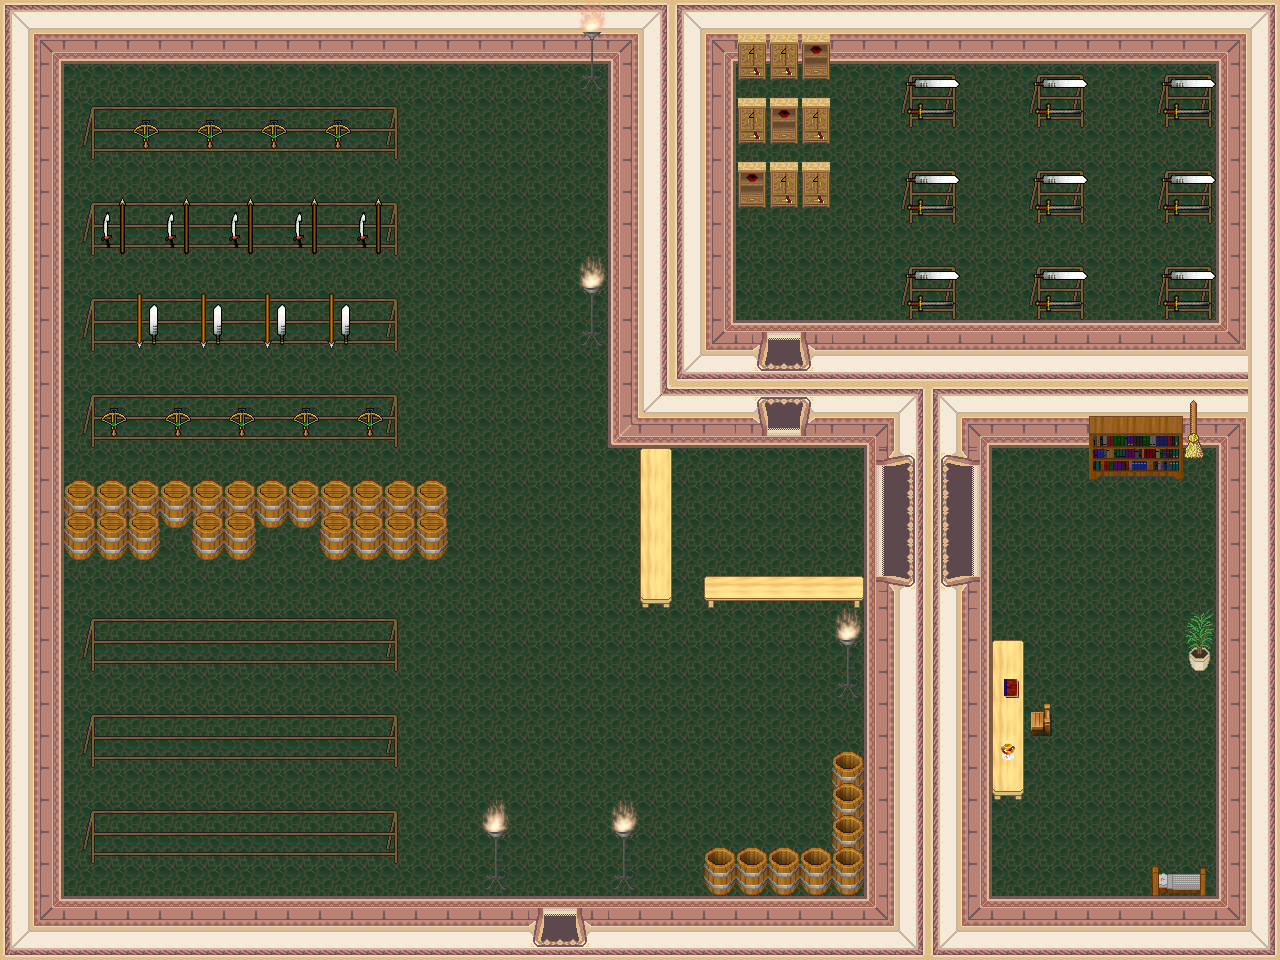

Tiled map render using the project's own tile images. Description and the map definition, with tile-layer contents summarised, below:
An orthogonal 40x30 tile map with 32x32 px tiles, 5 tile layers (0_floor, 1_terrain, 2_object, 3_roof, ...), 2 hidden layers not drawn, 26 tilesets.

<map version="1.8" tiledversion="1.8.4" orientation="orthogonal" renderorder="right-down" width="40" height="30" tilewidth="32" tileheight="32" infinite="0" nextlayerid="8" nextobjectid="1">
 <tileset firstgid="1" name="wall" tilewidth="32" tileheight="32" tilecount="16" columns="2">
  <image source="../../tileset/building/wall/int_wall_pale.png" width="64" height="256" />
 </tileset>
 <tileset firstgid="17" name="wall2" tilewidth="32" tileheight="32" tilecount="20" columns="2">
  <image source="../../tileset/building/wall/int_wall_purple.png" width="64" height="320" />
 </tileset>
 <tileset firstgid="37" name="entrance" tilewidth="32" tileheight="32" tilecount="36" columns="9">
  <image source="../../tileset/building/entrance/pale_red_ns.png" width="288" height="128" />
 </tileset>
 <tileset firstgid="73" name="entrance details" tilewidth="32" tileheight="32" tilecount="6" columns="3">
  <image source="../../tileset/building/entrance/detail_ns.png" width="96" height="64" />
 </tileset>
 <tileset firstgid="79" name="entrance 2" tilewidth="32" tileheight="32" tilecount="48" columns="8">
  <image source="../../tileset/building/entrance/pale_red_ew.png" width="256" height="192" />
 </tileset>
 <tileset firstgid="127" name="entrance 2 details" tilewidth="32" tileheight="32" tilecount="6" columns="2">
  <image source="../../tileset/building/entrance/detail_ew.png" width="64" height="96" />
 </tileset>
 <tileset firstgid="133" name="weapons rack" tilewidth="32" tileheight="32" tilecount="18" columns="9">
  <image source="../../tileset/item/armor/weapons_rack.png" width="288" height="64" />
 </tileset>
 <tileset firstgid="151" name="barrel" tilewidth="32" tileheight="32" tilecount="2" columns="1">
  <image source="../../tileset/item/pot/small_barrel.png" width="32" height="64" />
 </tileset>
 <tileset firstgid="153" name="table" tilewidth="32" tileheight="32" tilecount="3" columns="1">
  <image source="../../tileset/furniture/table/long_front_on_pale.png" width="32" height="96" />
 </tileset>
 <tileset firstgid="156" name="table 2" tilewidth="32" tileheight="32" tilecount="3" columns="3">
  <image source="../../tileset/furniture/table/long_side_on_pale.png" width="96" height="32" />
 </tileset>
 <tileset firstgid="159" name="barrel 2" tilewidth="32" tileheight="32" tilecount="2" columns="1">
  <image source="../../tileset/item/pot/barrel_tall.png" width="32" height="64" />
 </tileset>
 <tileset firstgid="161" name="weapon rack 2" tilewidth="32" tileheight="32" tilecount="4" columns="2">
  <image source="../../tileset/item/armor/sword_rack.png" width="64" height="64" />
 </tileset>
 <tileset firstgid="165" name="shelf1" tilewidth="32" tileheight="32" tilecount="6" columns="3">
  <image source="../../tileset/furniture/shelve/bright_bookshelf_and_cupboard.png" width="96" height="64" />
 </tileset>
 <tileset firstgid="171" name="bet" tilewidth="32" tileheight="32" tilecount="2" columns="2">
  <image source="../../tileset/furniture/bed/side_on.png" width="64" height="32" />
 </tileset>
 <tileset firstgid="173" name="chair" tilewidth="32" tileheight="32" tilecount="4" columns="2">
  <image source="../../tileset/furniture/chair/wooden_pale.png" width="64" height="64" />
 </tileset>
 <tileset firstgid="177" name="bookshelf" tilewidth="32" tileheight="32" tilecount="6" columns="3">
  <image source="../../tileset/furniture/shelve/dark_bookshelf_2.png" width="96" height="64" />
 </tileset>
 <tileset firstgid="183" name="plant" tilewidth="32" tileheight="32" tilecount="2" columns="1">
  <image source="../../tileset/plant/indoor/oriental_plant.png" width="32" height="64" />
 </tileset>
 <tileset firstgid="185" name="book" tilewidth="32" tileheight="32" tilecount="4" columns="2">
  <image source="../../tileset/item/documents/book.png" width="64" height="64" />
 </tileset>
 <tileset firstgid="189" name="brush" tilewidth="32" tileheight="32" tilecount="3" columns="1">
  <image source="../../tileset/item/brush.png" width="32" height="96" />
 </tileset>
 <tileset firstgid="192" name="drink" tilewidth="32" tileheight="32" tilecount="2" columns="1">
  <image source="../../tileset/item/drink/cognac.png" width="32" height="64" />
 </tileset>
 <tileset firstgid="194" name="portal" tilewidth="32" tileheight="32" tilecount="24" columns="8">
  <image source="../../tileset/logic/portal.png" width="256" height="96" />
 </tileset>
 <tileset firstgid="218" name="collision" tilewidth="32" tileheight="32" tilecount="1" columns="1">
  <image source="../../tileset/logic/collision.png" width="32" height="32" />
 </tileset>
 <tileset firstgid="219" name="steel lamp" tilewidth="32" tileheight="32" tilecount="3" columns="1">
  <image source="../../tileset/furniture/light/iron_lamp.png" width="32" height="96" />
 </tileset>
 <tileset firstgid="222" name="flames" tilewidth="32" tileheight="32" tilecount="6" columns="6">
  <image source="../../tileset/furniture/light/flames.png" width="192" height="32" />
 </tileset>
 <tileset firstgid="228" name="greenGround2" tilewidth="32" tileheight="32" tilecount="2" columns="2">
  <image source="../../tileset/ground/greenGround2.png" width="64" height="32" />
 </tileset>
 <tileset firstgid="230" name="pale_red_ew_transparent_doors" tilewidth="32" tileheight="32" tilecount="24" columns="4">
  <image source="../../tileset/building/entrance/pale_red_ew_transparent_doors.png" width="128" height="192" />
 </tileset>
 <layer id="1" name="0_floor" width="40" height="30">
  <data>[1200 cells, 1200 non-empty, 1 distinct tile ids]</data>
 </layer>
 <layer id="2" name="1_terrain" width="40" height="30">
  <data>[1200 cells, 589 non-empty, 69 distinct tile ids]</data>
 </layer>
 <layer id="3" name="2_object" width="40" height="30">
  <data>[1200 cells, 24 non-empty, 13 distinct tile ids]</data>
 </layer>
 <layer id="4" name="3_roof" width="40" height="30">
  <data>[1200 cells, 153 non-empty, 34 distinct tile ids]</data>
 </layer>
 <layer id="5" name="objects" width="40" height="30" visible="0">
  <data>[1200 cells, 1 non-empty, 1 distinct tile ids]</data>
 </layer>
 <layer id="6" name="collision" width="40" height="30" visible="0" opacity="0.47">
  <data>[1200 cells, 574 non-empty, 1 distinct tile ids]</data>
 </layer>
 <layer id="7" name="protection" width="40" height="30">
  <data>[1200 cells, 0 non-empty, 0 distinct tile ids]</data>
 </layer>
</map>
